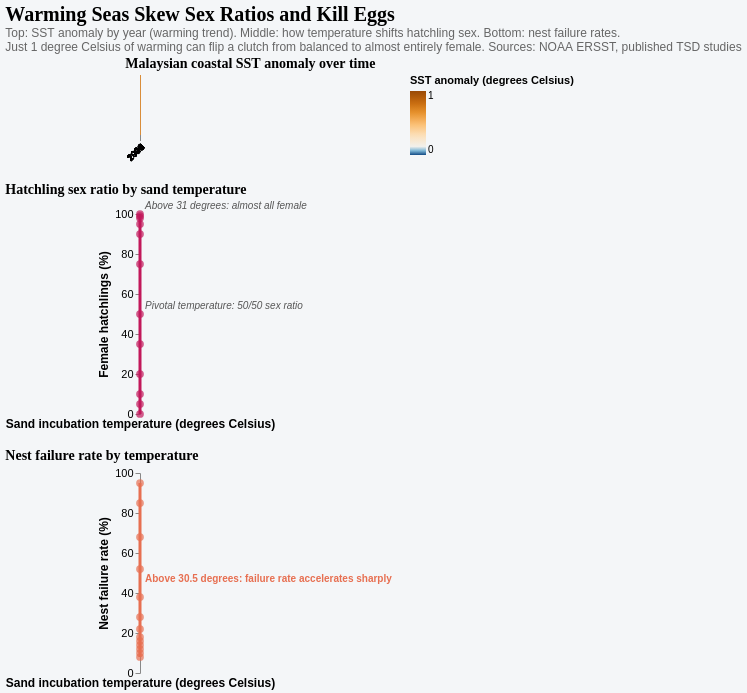

Source (Vega-Lite JSON):
### Vega-Lite specification from a JSON file in a GitHub repository (floating-point values rounded to 4 significant figures)
{"$schema": "https://vega.github.io/schema/vega-lite/v5.json", "title": {"text": "Warming Seas Skew Sex Ratios and Kill Eggs", "subtitle": ["Top: SST anomaly by year (warming trend). Middle: how temperature shifts hatchling sex. Bottom: nest failure rates.", "Just 1 degree Celsius of warming can flip a clutch from balanced to almost entirely female. Sources: NOAA ERSST, published TSD studies"], "fontSize": 20, "font": "Georgia", "subtitleFontSize": 12, "subtitleFont": "sans-serif", "anchor": "start", "subtitleColor": "#666"}, "background": "#f4f6f8", "config": {"view": {"stroke": null}, "axis": {"labelFontSize": 11, "titleFontSize": 12}}, "vconcat": [{"title": {"text": "Malaysian coastal SST anomaly over time", "fontSize": 14, "font": "Georgia", "anchor": "start"}, "width": "container", "height": 60, "data": {"values": [{"year": 1990, "anomaly": -0.1}, {"year": 1991, "anomaly": -0.05}, {"year": 1992, "anomaly": 0.02}, {"year": 1993, "anomaly": -0.03}, {"year": 1994, "anomaly": 0.08}, {"year": 1995, "anomaly": 0.12}, {"year": 1996, "anomaly": -0.02}, {"year": 1997, "anomaly": 0.18}, {"year": 1998, "anomaly": 0.55}, {"year": 1999, "anomaly": -0.08}, {"year": 2000, "anomaly": 0.0}, {"year": 2001, "anomaly": 0.05}, {"year": 2002, "anomaly": 0.12}, {"year": 2003, "anomaly": -0.04}, {"year": 2004, "anomaly": 0.18}, {"year": 2005, "anomaly": 0.25}, {"year": 2006, "anomaly": 0.15}, {"year": 2007, "anomaly": 0.22}, {"year": 2008, "anomaly": -0.08}, {"year": 2009, "anomaly": 0.3}, {"year": 2010, "anomaly": 0.42}, {"year": 2011, "anomaly": -0.05}, {"year": 2012, "anomaly": 0.28}, {"year": 2013, "anomaly": 0.35}, {"year": 2014, "anomaly": 0.48}, {"year": 2015, "anomaly": 0.72}, {"year": 2016, "anomaly": 0.85}, {"year": 2017, "anomaly": 0.5}, {"year": 2018, "anomaly": 0.45}, {"year": 2019, "anomaly": 0.62}, {"year": 2020, "anomaly": 0.55}, {"year": 2021, "anomaly": 0.58}, {"year": 2022, "anomaly": 0.78}, {"year": 2023, "anomaly": 0.95}, {"year": 2024, "anomaly": 1.2}]}, "mark": {"type": "rect"}, "encoding": {"x": {"field": "year", "type": "ordinal", "axis": {"title": null, "labelAngle": -45, "labelFontSize": 9}}, "color": {"field": "anomaly", "type": "quantitative", "scale": {"scheme": "blueorange", "domain": [-0.2, 1.3], "domainMid": 0}, "legend": {"title": "SST anomaly (degrees Celsius)", "orient": "right"}}, "tooltip": [{"field": "year", "title": "Year"}, {"field": "anomaly", "title": "SST anomaly", "format": "+.2f"}]}}, {"title": {"text": "Hatchling sex ratio by sand temperature", "fontSize": 14, "font": "Georgia", "anchor": "start"}, "width": "container", "height": 200, "data": {"values": [{"temp": 26.0, "female_pct": 0, "label": null}, {"temp": 27.0, "female_pct": 5, "label": null}, {"temp": 27.5, "female_pct": 10, "label": null}, {"temp": 28.0, "female_pct": 20, "label": null}, {"temp": 28.5, "female_pct": 35, "label": null}, {"temp": 29.0, "female_pct": 50, "label": "Pivotal temperature: 50/50 sex ratio"}, {"temp": 29.5, "female_pct": 75, "label": null}, {"temp": 30.0, "female_pct": 90, "label": null}, {"temp": 30.5, "female_pct": 95, "label": null}, {"temp": 31.0, "female_pct": 98, "label": null}, {"temp": 31.5, "female_pct": 99, "label": null}, {"temp": 32.0, "female_pct": 100, "label": "Above 31 degrees: almost all female"}]}, "layer": [{"mark": {"type": "area", "opacity": 0.15, "color": "#c2185b", "line": {"color": "#c2185b", "strokeWidth": 3}}, "encoding": {"x": {"field": "temp", "type": "quantitative", "axis": {"title": "Sand incubation temperature (degrees Celsius)"}, "scale": {"domain": [26, 32.5]}}, "y": {"field": "female_pct", "type": "quantitative", "axis": {"title": "Female hatchlings (%)"}, "scale": {"domain": [0, 100]}}}}, {"mark": {"type": "rule", "color": "#555", "strokeDash": [4, 3]}, "encoding": {"y": {"datum": 50}}}, {"mark": {"type": "rule", "color": "#c2185b", "strokeDash": [4, 3], "opacity": 0.6}, "encoding": {"x": {"datum": 29.0}}}, {"transform": [{"filter": "datum.label != null"}], "mark": {"type": "text", "fontSize": 10, "fontStyle": "italic", "color": "#555", "align": "left", "dx": 5, "dy": -8}, "encoding": {"x": {"field": "temp", "type": "quantitative"}, "y": {"field": "female_pct", "type": "quantitative"}, "text": {"field": "label"}}}, {"mark": {"type": "point", "filled": true, "size": 60, "color": "#c2185b"}, "encoding": {"x": {"field": "temp", "type": "quantitative"}, "y": {"field": "female_pct", "type": "quantitative"}, "tooltip": [{"field": "temp", "title": "Temperature (degrees Celsius)"}, {"field": "female_pct", "title": "Female hatchlings (%)"}]}}]}, {"title": {"text": "Nest failure rate by temperature", "fontSize": 14, "font": "Georgia", "anchor": "start"}, "width": "container", "height": 200, "data": {"values": [{"temp": 26.0, "failure_pct": 8}, {"temp": 27.0, "failure_pct": 10}, {"temp": 27.5, "failure_pct": 12}, {"temp": 28.0, "failure_pct": 14}, {"temp": 28.5, "failure_pct": 16}, {"temp": 29.0, "failure_pct": 18}, {"temp": 29.5, "failure_pct": 22}, {"temp": 30.0, "failure_pct": 28}, {"temp": 30.5, "failure_pct": 38}, {"temp": 31.0, "failure_pct": 52}, {"temp": 31.5, "failure_pct": 68}, {"temp": 32.0, "failure_pct": 85}, {"temp": 32.5, "failure_pct": 95}]}, "layer": [{"mark": {"type": "area", "opacity": 0.12, "color": "#e76f51", "line": {"color": "#e76f51", "strokeWidth": 3}}, "encoding": {"x": {"field": "temp", "type": "quantitative", "axis": {"title": "Sand incubation temperature (degrees Celsius)"}, "scale": {"domain": [26, 32.5]}}, "y": {"field": "failure_pct", "type": "quantitative", "axis": {"title": "Nest failure rate (%)"}, "scale": {"domain": [0, 100]}}, "tooltip": [{"field": "temp", "title": "Temperature (degrees Celsius)"}, {"field": "failure_pct", "title": "Nest failure rate (%)"}]}}, {"mark": {"type": "point", "filled": true, "size": 60, "color": "#e76f51"}, "encoding": {"x": {"field": "temp", "type": "quantitative"}, "y": {"field": "failure_pct", "type": "quantitative"}}}, {"data": {"values": [{"temp": 30.5, "failure_pct": 42, "label": "Above 30.5 degrees: failure rate accelerates sharply"}]}, "mark": {"type": "text", "fontSize": 10, "fontWeight": "bold", "color": "#e76f51", "align": "left", "dx": 5, "dy": -10}, "encoding": {"x": {"field": "temp", "type": "quantitative"}, "y": {"field": "failure_pct", "type": "quantitative"}, "text": {"field": "label"}}}]}]}
